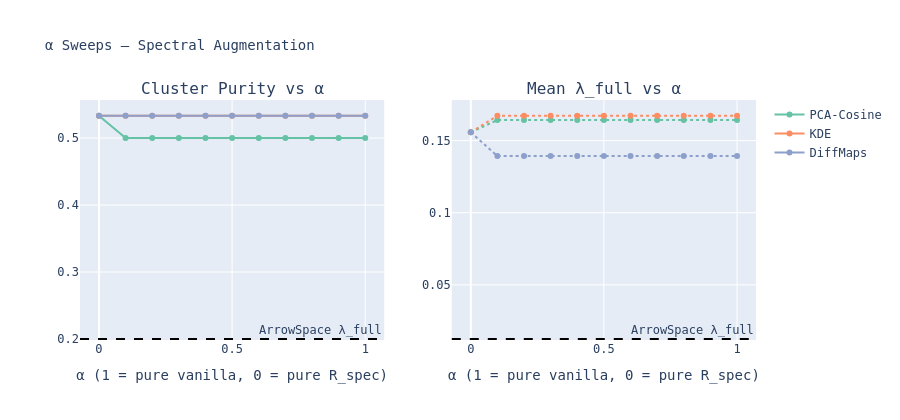

This figure's notebook cell:
### Markdown cell above
---
## 8 · Spectral augmentation of vanilla algorithms (Principle 3)

$$\text{aug}_{\alpha}(x) = \alpha \cdot v(x) + (1-\alpha) \cdot R_{\text{spec}}(x)$$

We sweep `α ∈ [0, 1]` for each vanilla method and track purity and mean-λ.

### Code cell
alphas = np.linspace(0, 1, ALPHA_STEPS)
vanilla_methods = {"PCA-Cosine": v_pca, "KDE": v_kde, "DiffMaps": v_diff}

sweep_rows = []
for method_name, v in vanilla_methods.items():
    for alpha in alphas:
        aug = alpha * v + (1 - alpha) * R_spec
        sweep_rows.append({
            "Method": method_name,
            "alpha":  round(float(alpha), 2),
            "Purity": cluster_purity(aug, labels),
            "MeanLambda": mean_lambda(aug, lambda_full),
        })

df_sweep = pd.DataFrame(sweep_rows)
df_sweep.to_csv(OUTPUT_DIR / "alpha_sweep.csv", index=False)

fig3 = make_subplots(rows=1, cols=2,
    subplot_titles=["Cluster Purity vs α", "Mean λ_full vs α"])

colors = px.colors.qualitative.Set2
for m_idx, method in enumerate(vanilla_methods):
    sub = df_sweep[df_sweep["Method"] == method]
    fig3.add_trace(go.Scatter(
        x=sub["alpha"], y=sub["Purity"],
        mode="lines+markers", name=method,
        line=dict(color=colors[m_idx])), row=1, col=1)
    fig3.add_trace(go.Scatter(
        x=sub["alpha"], y=sub["MeanLambda"],
        mode="lines+markers", name=method, showlegend=False,
        line=dict(color=colors[m_idx], dash="dot")), row=1, col=2)

# Baseline: pure ArrowSpace
for col_idx in [1, 2]:
    fig3.add_hline(
        y=cluster_purity(lambda_full, labels) if col_idx == 1
          else mean_lambda(lambda_full, lambda_full),
        line_dash="dash", line_color="black",
        annotation_text="ArrowSpace λ_full", row=1, col=col_idx)

fig3.update_xaxes(title_text="α (1 = pure vanilla, 0 = pure R_spec)")
fig3.update_layout(height=420, title_text="α Sweeps — Spectral Augmentation",
                   font_family="monospace", title_font_size=14)
fig3.write_image(OUTPUT_DIR / "fig_04_alpha_sweep.png", scale=2)
fig3.show()
print("Saved fig_04_alpha_sweep.png")

### Figure 1 — Plotly figure (JSON) as saved in the notebook; plotly's stock layout.template omitted (floating-point values rounded to 4 significant figures)
{"data": [{"line": {"color": "rgb(102,194,165)"}, "mode": "lines+markers", "name": "PCA-Cosine", "type": "scatter", "x": [0.0, 0.1, 0.2, 0.3, 0.4, 0.5, 0.6, 0.7, 0.8, 0.9, 1.0], "xaxis": "x", "y": [0.5333, 0.5, 0.5, 0.5, 0.5, 0.5, 0.5, 0.5, 0.5, 0.5, 0.5], "yaxis": "y"}, {"line": {"color": "rgb(102,194,165)", "dash": "dot"}, "mode": "lines+markers", "name": "PCA-Cosine", "showlegend": false, "type": "scatter", "x": [0.0, 0.1, 0.2, 0.3, 0.4, 0.5, 0.6, 0.7, 0.8, 0.9, 1.0], "xaxis": "x2", "y": [0.1558, 0.1642, 0.1642, 0.1642, 0.1642, 0.1642, 0.1642, 0.1642, 0.1642, 0.1642, 0.1642], "yaxis": "y2"}, {"line": {"color": "rgb(252,141,98)"}, "mode": "lines+markers", "name": "KDE", "type": "scatter", "x": [0.0, 0.1, 0.2, 0.3, 0.4, 0.5, 0.6, 0.7, 0.8, 0.9, 1.0], "xaxis": "x", "y": [0.5333, 0.5333, 0.5333, 0.5333, 0.5333, 0.5333, 0.5333, 0.5333, 0.5333, 0.5333, 0.5333], "yaxis": "y"}, {"line": {"color": "rgb(252,141,98)", "dash": "dot"}, "mode": "lines+markers", "name": "KDE", "showlegend": false, "type": "scatter", "x": [0.0, 0.1, 0.2, 0.3, 0.4, 0.5, 0.6, 0.7, 0.8, 0.9, 1.0], "xaxis": "x2", "y": [0.1558, 0.1672, 0.1672, 0.1672, 0.1672, 0.1672, 0.1672, 0.1672, 0.1672, 0.1672, 0.1672], "yaxis": "y2"}, {"line": {"color": "rgb(141,160,203)"}, "mode": "lines+markers", "name": "DiffMaps", "type": "scatter", "x": [0.0, 0.1, 0.2, 0.3, 0.4, 0.5, 0.6, 0.7, 0.8, 0.9, 1.0], "xaxis": "x", "y": [0.5333, 0.5333, 0.5333, 0.5333, 0.5333, 0.5333, 0.5333, 0.5333, 0.5333, 0.5333, 0.5333], "yaxis": "y"}, {"line": {"color": "rgb(141,160,203)", "dash": "dot"}, "mode": "lines+markers", "name": "DiffMaps", "showlegend": false, "type": "scatter", "x": [0.0, 0.1, 0.2, 0.3, 0.4, 0.5, 0.6, 0.7, 0.8, 0.9, 1.0], "xaxis": "x2", "y": [0.1558, 0.1393, 0.1393, 0.1393, 0.1393, 0.1393, 0.1393, 0.1393, 0.1393, 0.1393, 0.1393], "yaxis": "y2"}], "layout": {"annotations": [{"font": {"size": 16}, "showarrow": false, "text": "Cluster Purity vs α", "x": 0.225, "xanchor": "center", "xref": "paper", "y": 1, "yanchor": "bottom", "yref": "paper"}, {"font": {"size": 16}, "showarrow": false, "text": "Mean λ_full vs α", "x": 0.775, "xanchor": "center", "xref": "paper", "y": 1, "yanchor": "bottom", "yref": "paper"}, {"showarrow": false, "text": "ArrowSpace λ_full", "x": 1, "xanchor": "right", "xref": "x domain", "y": 0.2, "yanchor": "bottom", "yref": "y"}, {"showarrow": false, "text": "ArrowSpace λ_full", "x": 1, "xanchor": "right", "xref": "x2 domain", "y": 0.01246, "yanchor": "bottom", "yref": "y2"}], "font": {"family": "monospace"}, "height": 420, "shapes": [{"line": {"color": "black", "dash": "dash"}, "type": "line", "x0": 0, "x1": 1, "xref": "x domain", "y0": 0.2, "y1": 0.2, "yref": "y"}, {"line": {"color": "black", "dash": "dash"}, "type": "line", "x0": 0, "x1": 1, "xref": "x2 domain", "y0": 0.01246, "y1": 0.01246, "yref": "y2"}], "title": {"font": {"size": 14}, "text": "α Sweeps — Spectral Augmentation"}, "xaxis": {"anchor": "y", "domain": [0, 0.45], "title": {"text": "α (1 = pure vanilla, 0 = pure R_spec)"}}, "xaxis2": {"anchor": "y2", "domain": [0.55, 1], "title": {"text": "α (1 = pure vanilla, 0 = pure R_spec)"}}, "yaxis": {"anchor": "x", "domain": [0, 1]}, "yaxis2": {"anchor": "x2", "domain": [0, 1]}}}
